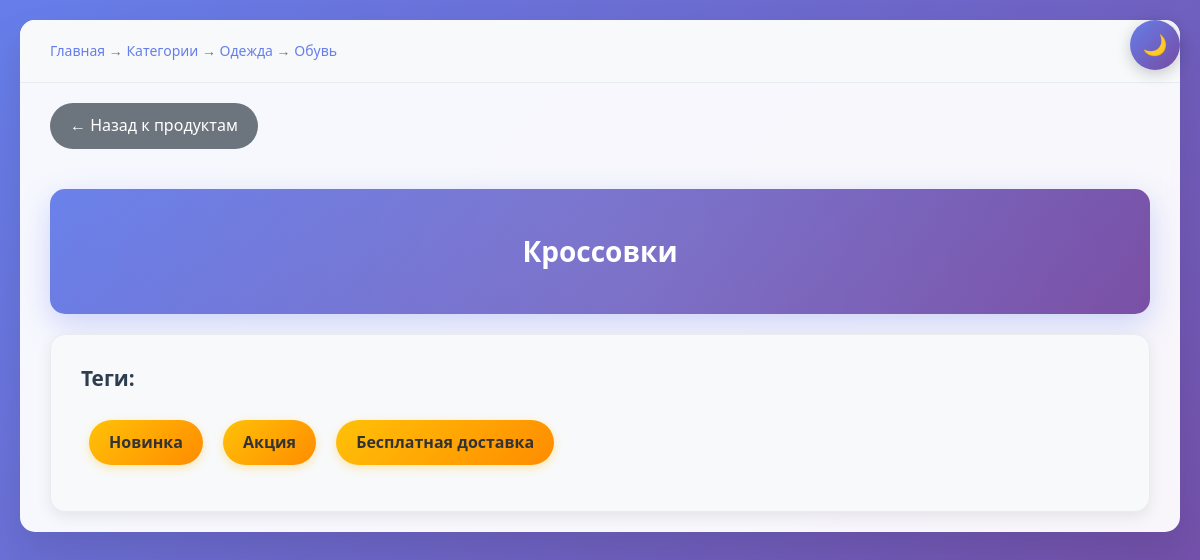
Page /catalog/2/4/1/ on the committed database.
### mainapp/models.py (models this page shows, shortened)
class Product(models.Model):
    name = models.CharField(max_length=200, verbose_name='Название')
    subcategory = models.ForeignKey(SubCategory,
                                    on_delete=models.CASCADE,
                                    related_name='products',
                                    verbose_name='Подкатегория')
    class Meta:
        verbose_name = 'Продукт'
        verbose_name_plural = 'Продукты'

class SubCategory(models.Model):
    name = models.CharField(max_length=200, verbose_name='Название')
    category = models.ForeignKey(Category, on_delete=models.CASCADE,
                                 related_name='subcategories',
                                 verbose_name='Категория')
    class Meta:
        verbose_name = 'Подкатегория'
        verbose_name_plural = 'Подкатегории'

class Category(models.Model):
    name = models.CharField(max_length=200, verbose_name='Название')
    class Meta:
        verbose_name = 'Категория'
        verbose_name_plural = 'Категории'

class Tag(models.Model):
    name = models.CharField(max_length=200, verbose_name='Название')
    products = models.ManyToManyField(Product, related_name='tags',
                                      verbose_name='Продукты')
    class Meta:
        verbose_name = 'Тег'
        verbose_name_plural = 'Теги'

### mainapp/views.py (the view)
def product_detail(request, category_id, subcategory_id,
                   product_id):
    template = 'mainapp/product_detail.html'
    context = {
        'product': Product.objects.get(id=product_id)
    }
    return render(request, template, context)

### mainapp/templates/mainapp/product_detail.html (shortened to what this page needs)
{% load static %}
<!DOCTYPE html>
<html lang="ru">
<head>
    <link rel="stylesheet" href="{% static 'mainapp/css/style.css' %}">
</head>
<body>
    <div class="container">
        <div class="breadcrumb">
            <a href="/">Главная</a> →
            <a href="/catalog/">Категории</a> →
            <a href="/catalog/{{ product.subcategory.category.id }}/">{{ product.subcategory.category.name }}</a> →
            <a href="/catalog/{{ product.subcategory.category.id }}/{{ product.subcategory.id }}/">{{ product.subcategory.name }}</a>
        </div>
        <a href="/catalog/{{ product.subcategory.category.id }}/{{ product.subcategory.id }}/" class="back">← Назад к продуктам</a>
        <div class="product">{{ product.name }}</div>
        <div class="tags-section">
            <h3>Теги:</h3>
            {% if product.tags.all %}
                {% for t in product.tags.all %}
                <a href="/tags/{{ t.id }}/" class="tag">{{ t.name }}</a>
                {% endfor %}
            {% else %}
                <p>Нет тегов</p>
            {% endif %}
        </div>
    </div>
</body>
</html>

### mainapp/static/mainapp/css/style.css (style rules this page uses)
* { margin: 0; padding: 0; box-sizing: border-box; }
body { font-family: 'Segoe UI', Tahoma, Geneva, Verdana, sans-serif; line-height: 1.6; color: #2c3e50; background: linear-gradient(135deg, #667eea 0%, #764ba2 100%); min-height: 100vh; padding: 20px; }
h1, h2, h3, h4, h5, h6 { color: #1a252f; font-weight: 700; line-height: 1.3; }
a { color: #667eea; text-decoration: none; transition: color 0.3s ease; }
.container { max-width: 1200px; margin: 0 auto; background: rgba(255, 255, 255, 0.95); border-radius: 15px; box-shadow: 0 20px 40px rgba(0, 0, 0, 0.1); overflow: hidden; backdrop-filter: blur(10px); }
.breadcrumb { padding: 20px 30px; font-size: 14px; background: #f8f9fa; border-bottom: 1px solid #e9ecef; color: #6c757d; }
.breadcrumb a { color: #667eea; text-decoration: none; transition: color 0.3s ease; }
.back { display: inline-block; margin: 20px 30px; padding: 10px 20px; background: #6c757d; color: white; text-decoration: none; border-radius: 25px; transition: all 0.3s ease; }
.product { background: linear-gradient(135deg, #667eea 0%, #764ba2 100%); color: white; padding: 40px; text-align: center; margin: 20px 30px; font-size: 28px; font-weight: bold; border-radius: 15px; box-shadow: 0 10px 30px rgba(102, 126, 234, 0.3); position: relative; overflow: hidden; }
.product::after { content: ''; position: absolute; top: -50%; right: -50%; width: 200%; height: 200%; background: radial-gradient(circle, rgba(255,255,255,0.1) 0%, transparent 70%); animation: pulse 4s infinite; }
.tags-section { background: #f8f9fa; padding: 30px; margin: 20px 30px; border-radius: 15px; border: 1px solid #e9ecef; box-shadow: 0 5px 15px rgba(0, 0, 0, 0.08); }
.tags-section h3 { color: #2c3e50; margin-bottom: 20px; font-size: 1.3rem; }
.tag { background: linear-gradient(135deg, #ffc107 0%, #ff8c00 100%); color: #333; padding: 10px 20px; margin: 8px; text-decoration: none; display: inline-block; border-radius: 25px; font-weight: 600; transition: all 0.3s ease; box-shadow: 0 3px 10px rgba(255, 193, 7, 0.3); position: relative; overflow: hidden; }
.tag::before { content: ''; position: absolute; top: 50%; left: 50%; width: 0; height: 0; background: rgba(255, 255, 255, 0.3); border-radius: 50%; transform: translate(-50%, -50%); transition: width 0.3s, height 0.3s; }
html { scroll-behavior: smooth; }

### rows in the picture
Product: subcategory.category.name "Одежда", subcategory.name "Обувь", name "Кроссовки"
Tag: name "Новинка"
Tag: name "Акция"
Tag: name "Бесплатная доставка"
